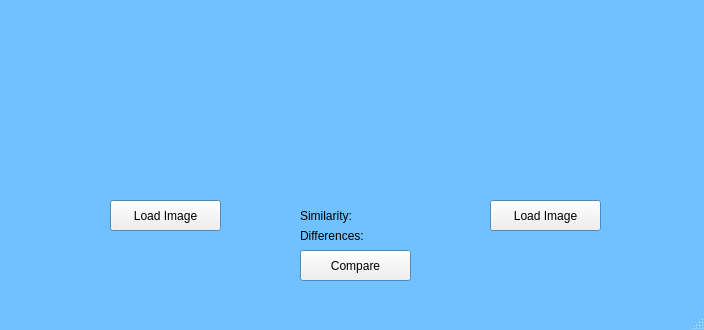
<?xml version="1.0" encoding="UTF-8"?>
<ui version="4.0">
 <class>MainWindow</class>
 <widget class="QMainWindow" name="MainWindow">
  <property name="geometry">
   <rect>
    <x>0</x>
    <y>0</y>
    <width>704</width>
    <height>330</height>
   </rect>
  </property>
  <property name="palette">
   <palette>
    <active>
     <colorrole role="Window">
      <brush brushstyle="SolidPattern">
       <color alpha="255">
        <red>112</red>
        <green>193</green>
        <blue>255</blue>
       </color>
      </brush>
     </colorrole>
    </active>
    <inactive>
     <colorrole role="Window">
      <brush brushstyle="SolidPattern">
       <color alpha="255">
        <red>112</red>
        <green>193</green>
        <blue>255</blue>
       </color>
      </brush>
     </colorrole>
    </inactive>
    <disabled>
     <colorrole role="Base">
      <brush brushstyle="SolidPattern">
       <color alpha="255">
        <red>112</red>
        <green>193</green>
        <blue>255</blue>
       </color>
      </brush>
     </colorrole>
     <colorrole role="Window">
      <brush brushstyle="SolidPattern">
       <color alpha="255">
        <red>112</red>
        <green>193</green>
        <blue>255</blue>
       </color>
      </brush>
     </colorrole>
    </disabled>
   </palette>
  </property>
  <property name="windowTitle">
   <string>MainWindow</string>
  </property>
  <widget class="QWidget" name="centralwidget">
   <widget class="QPushButton" name="loadImage1Button">
    <property name="geometry">
     <rect>
      <x>110</x>
      <y>200</y>
      <width>111</width>
      <height>31</height>
     </rect>
    </property>
    <property name="text">
     <string>Load Image</string>
    </property>
    <property name="icon">
     <iconset>
      <normaloff>../../Downloads/upload-image-icon-png-11.jpg</normaloff>../../Downloads/upload-image-icon-png-11.jpg</iconset>
    </property>
    <property name="iconSize">
     <size>
      <width>20</width>
      <height>20</height>
     </size>
    </property>
   </widget>
   <widget class="QPushButton" name="loadImage2Button">
    <property name="geometry">
     <rect>
      <x>490</x>
      <y>200</y>
      <width>111</width>
      <height>31</height>
     </rect>
    </property>
    <property name="text">
     <string>Load Image</string>
    </property>
    <property name="icon">
     <iconset>
      <normaloff>../../Downloads/upload-image-icon-png-11.jpg</normaloff>../../Downloads/upload-image-icon-png-11.jpg</iconset>
    </property>
    <property name="iconSize">
     <size>
      <width>20</width>
      <height>20</height>
     </size>
    </property>
   </widget>
   <widget class="QLabel" name="differenceLabel">
    <property name="geometry">
     <rect>
      <x>300</x>
      <y>220</y>
      <width>111</width>
      <height>31</height>
     </rect>
    </property>
    <property name="text">
     <string>Differences:</string>
    </property>
   </widget>
   <widget class="QPushButton" name="compareButton">
    <property name="geometry">
     <rect>
      <x>300</x>
      <y>250</y>
      <width>111</width>
      <height>31</height>
     </rect>
    </property>
    <property name="text">
     <string>Compare</string>
    </property>
   </widget>
   <widget class="QLabel" name="image1Label">
    <property name="geometry">
     <rect>
      <x>70</x>
      <y>30</y>
      <width>191</width>
      <height>151</height>
     </rect>
    </property>
    <property name="text">
     <string/>
    </property>
   </widget>
   <widget class="QLabel" name="image2Label">
    <property name="geometry">
     <rect>
      <x>400</x>
      <y>30</y>
      <width>191</width>
      <height>151</height>
     </rect>
    </property>
    <property name="text">
     <string/>
    </property>
   </widget>
   <widget class="QLabel" name="similarityLabel">
    <property name="geometry">
     <rect>
      <x>300</x>
      <y>200</y>
      <width>111</width>
      <height>31</height>
     </rect>
    </property>
    <property name="text">
     <string>Similarity:</string>
    </property>
   </widget>
  </widget>
  <widget class="QMenuBar" name="menubar">
   <property name="geometry">
    <rect>
     <x>0</x>
     <y>0</y>
     <width>704</width>
     <height>22</height>
    </rect>
   </property>
  </widget>
  <widget class="QStatusBar" name="statusbar"/>
 </widget>
 <resources/>
 <connections/>
</ui>
